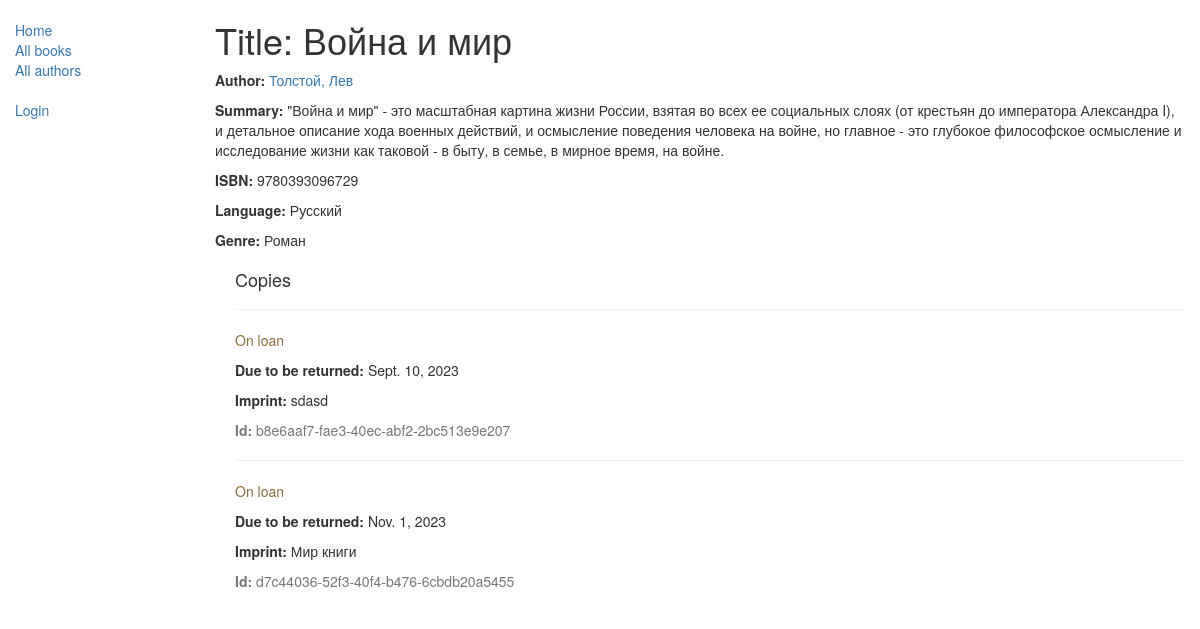
/catalog/book/1, run on the app's committed database.
### catalog/models.py (models this page shows, shortened)
class Book(models.Model):
    title = models.CharField(max_length=200)
    author = models.ForeignKey('Author', on_delete=models.SET_NULL, null=True)
    summary = models.TextField(max_length=1000, help_text="Enter a brief description of the book")
    isbn = models.CharField('ISBN', max_length=13,
                            unique=True,
                            help_text='13 Character <a href="https://www.isbn-international.org/content/what-isbn'
                                      '">ISBN number</a>')
    genre = models.ManyToManyField(Genre, help_text="Select a genre for this book")
    language = models.ForeignKey('Language', on_delete=models.SET_NULL, null=True)
    class Meta:
        ordering = ['title', 'author']
    def display_genre(self):
        return ', '.join([genre.name for genre in self.genre.all()[:3]])
    display_genre.short_description = 'Genre'

class Author(models.Model):
    first_name = models.CharField(max_length=100)
    last_name = models.CharField(max_length=100)
    date_of_birth = models.DateField(null=True, blank=True)
    date_of_death = models.DateField('died', null=True, blank=True)
    class Meta:
        ordering = ['last_name', 'first_name']
    def __str__(self):
        return '{0}, {1}'.format(self.last_name, self.first_name)

class Language(models.Model):
    name = models.CharField(max_length=200,
                            help_text="Enter the book's natural language (e.g. English, French, Japanese etc.)")
    def __str__(self):
        return self.name

class Genre(models.Model):
    name = models.CharField(
        max_length=200,
        help_text="Enter a book genre (e.g. Science Fiction, French Poetry etc.)"
    )
    def __str__(self):
        return self.name

class BookInstance(models.Model):
    id = models.UUIDField(primary_key=True, default=uuid.uuid4,
                          help_text="Unique ID for this particular book across whole library")
    book = models.ForeignKey('Book', on_delete=models.RESTRICT, null=True)
    imprint = models.CharField(max_length=200)
    due_back = models.DateField(null=True, blank=True)
    borrower = models.ForeignKey(User, on_delete=models.SET_NULL, null=True, blank=True)
    LOAN_STATUS = (
        ('d', 'Maintenance'),
        ('o', 'On loan'),
        ('a', 'Available'),
        ('r', 'Reserved'),
    )
    status = models.CharField(
        max_length=1,
        choices=LOAN_STATUS,
        blank=True,
        default='d',
        help_text='Book availability')
    class Meta:
        ordering = ['due_back']
        permissions = (("can_mark_returned", "Set book as returned"),)

### catalog/views.py (the view)
# urls.py: re_path(r'^book/(?P<pk>\d+)$', views.BookDetailView.as_view(), name='book-detail'),
class BookDetailView(generic.DetailView):
    model = Book

### catalog/templates/catalog/book_detail.html
{% extends "base_generic.html" %}
{% block content %}
  <h1>Title: {{ book.title }}</h1>
  <p><strong>Author:</strong> <a href="{% url 'author-detail' book.author.pk %}">{{ book.author }}</a></p>
  <p><strong>Summary:</strong> {{ book.summary }}</p>
  <p><strong>ISBN:</strong> {{ book.isbn }}</p>
  <p><strong>Language:</strong> {{ book.language }}</p>
  <p><strong>Genre:</strong> {% for genre in book.genre.all %} {{ genre }}{% if not forloop.last %}, {% endif %}{% endfor %}</p>
  <div style="margin-left:20px;margin-top:20px">
    <h4>Copies</h4>
    {% for copy in book.bookinstance_set.all %}
    <hr>
    <p class="{% if copy.status == 'a' %}text-success{% elif copy.status == 'd' %}text-danger{% else %}text-warning{% endif %}">{{ copy.get_status_display }}</p>
    {% if copy.status != 'a' %}<p><strong>Due to be returned:</strong> {{copy.due_back}}</p>{% endif %}
    <p><strong>Imprint:</strong> {{copy.imprint}}</p>
    <p class="text-muted"><strong>Id:</strong> {{copy.id}}</p>
    {% endfor %}
  </div>
{% endblock %}

### data on the page
Book: title "Война и мир", author "Толстой, Лев", summary "\"Война и мир\" - это масштабная картина жизни России, взятая во всех ее социальных слоях (от крестьян до императора Александра I), и детальное описание хода военных действий, и осмысление поведения человека на войне, но главное - это глубокое философское осмысление и исследование жизни как таковой - в быту, в семье, в мирное время, на войне.", isbn "9780393096729", language "Русский"
Genre: name "Роман"
BookInstance: status "On loan", due_back "Sept. 10, 2023", imprint "sdasd", id "b8e6aaf7-fae3-40ec-abf2-2bc513e9e207"
BookInstance: status "On loan", due_back "Nov. 1, 2023", imprint "Мир книги", id "d7c44036-52f3-40f4-b476-6cbdb20a5455"
